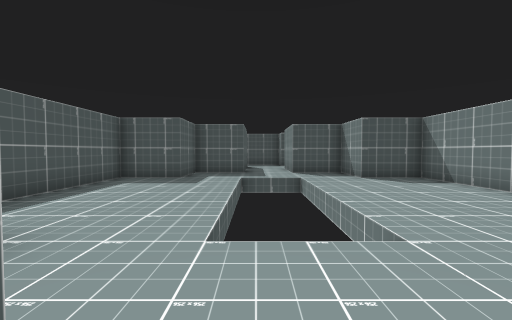
[1] (above)

21 first-person views from a walk through a scene from a Unity 3-D project. The camera is 1.4 m above the floor, tilts 2° down and sees 90° across. The floor is counted in squares, 1.57 m on a side. Each view is taken from the middle of a square. On the plan, view 1 faces up. The plan holds only what a view shows up to about 10 squares ahead; the rest is blank. The place goes on beyond the plan. The player is left out.

[2]
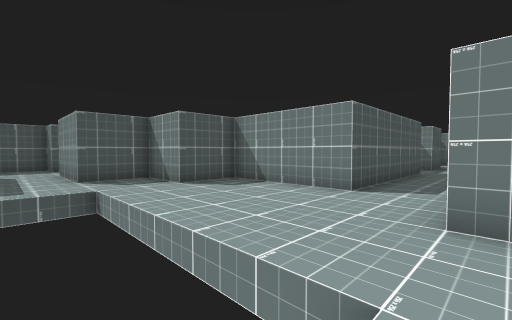

[3]
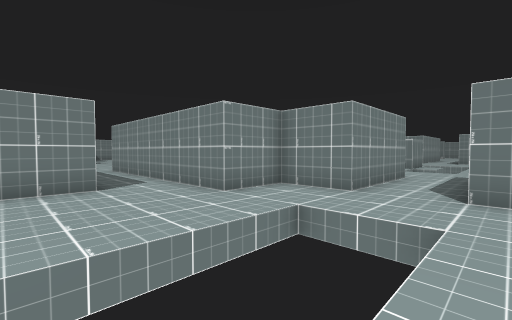

[4]
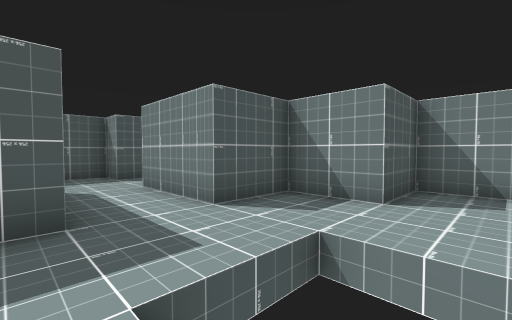

[5]
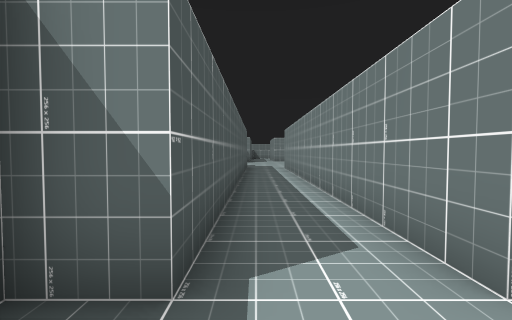

[6]
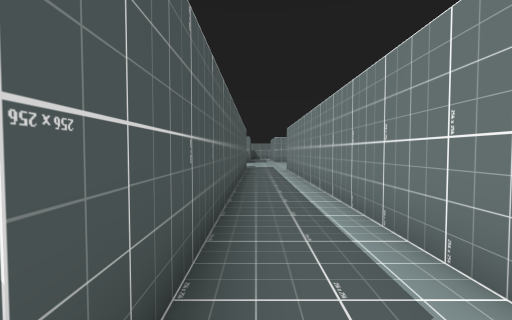

[7]
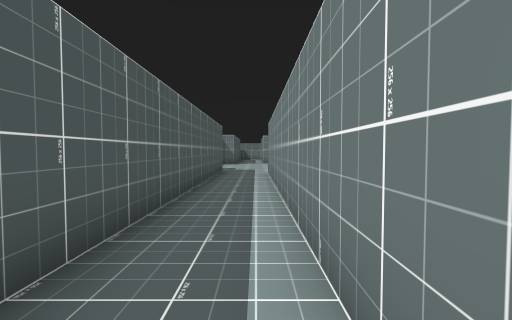

[8]
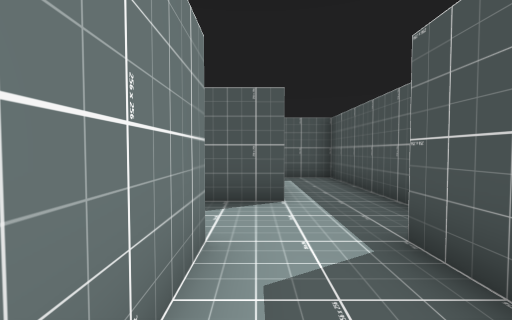

[9]
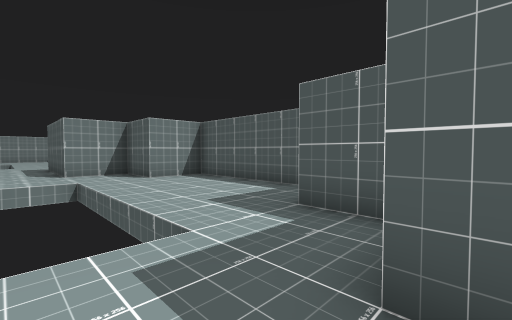

[10]
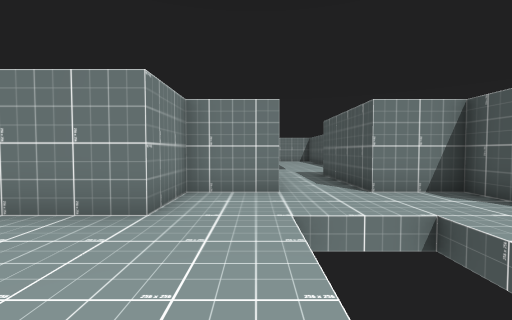

[11]
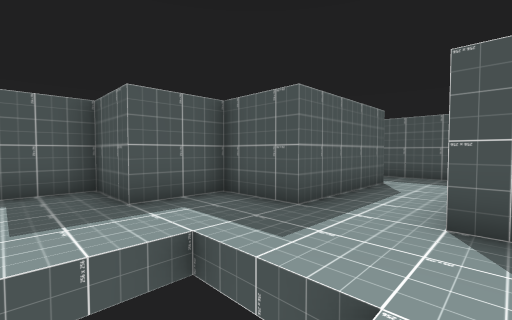

[12]
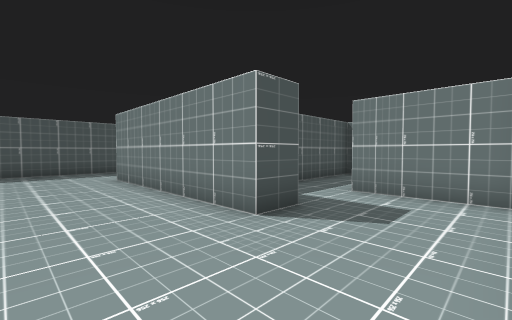

[13]
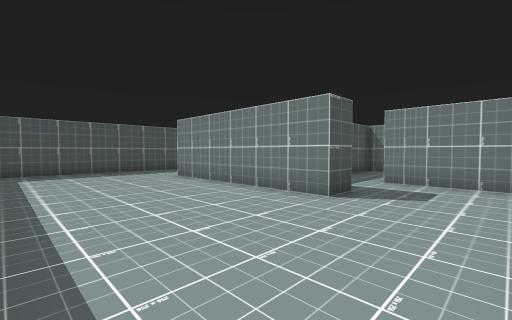

[14]
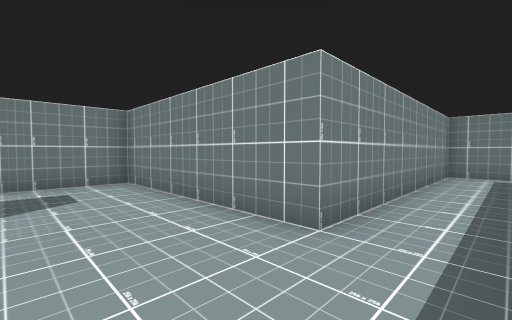

[15]
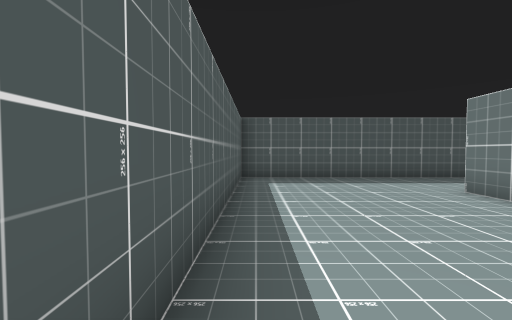

[16]
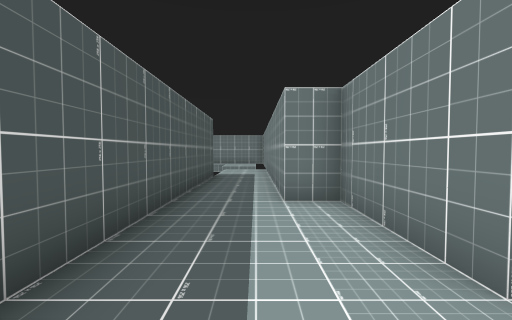

[17]
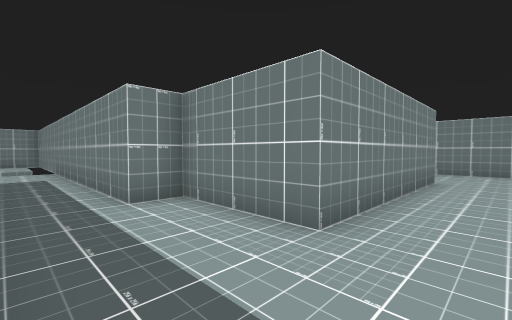

[18]
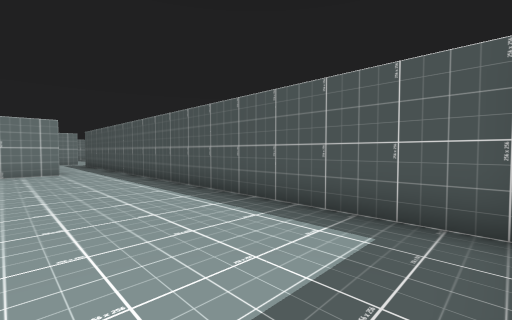

[19]
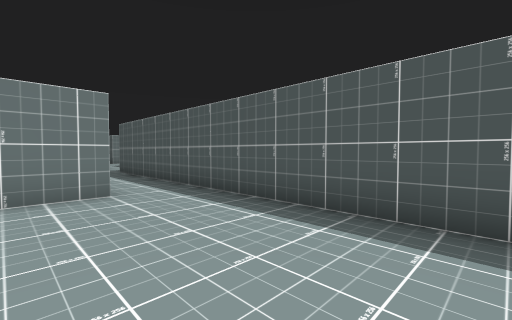

[20]
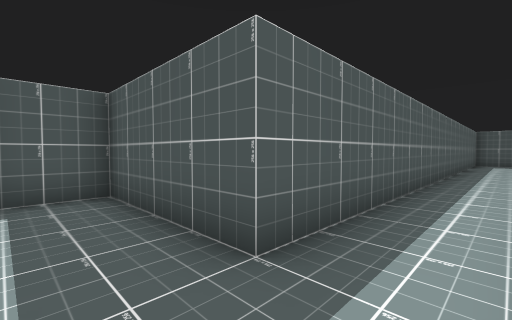

[21]
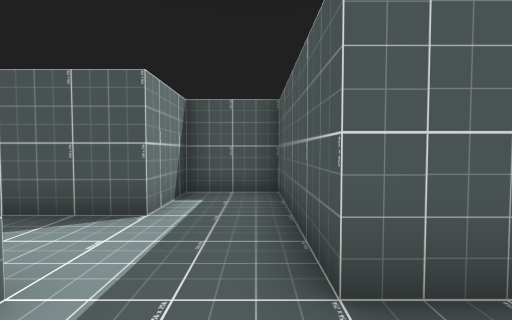

### Floor plan
Points are (right, up) in squares from view 1. A wall is a line through its corners. A room is listed if a view was taken in it or the views show most of it. See-through windows are left out.
Room 1 (views 1, 2, 5, 6, 7, 8, 9, 10, 11)
walls: (-0.5, 14.6) (-0.5, 10.5) (-2.5, 10.5) (-2.5, 8.5); (-2.5, 2.5) (-2.5, 0.5) (-0.5, 0.5) (-0.5, -3.5); (10.5, 4.5) (5.5, 4.5) (5.5, 8.5) (3.5, 8.5) (3.5, 10.5) (1.5, 10.5) (1.5, 13.5) (10.5, 13.5); (10.5, 15.5) (1.5, 15.5) (1.5, 16.5) (-2.5, 16.5); (1.5, -3.6) (1.5, 0.5) (3.5, 0.5) (3.5, 2.5) (9.6, 2.5)
ways out: opening at (-1.5, 2) to room 2; opening at (-1.5, 8.5) to room 2; opening at (-1.5, 15.5) to room 3; opening at (0.5, -4)
Room 2 (views 3, 4)
walls: (-2.5, 8.5) (-4.5, 8.5) (-4.5, 2.5) (-2.5, 2.5)
ways out: opening at (-1.5, 2) to room 1; opening at (-1.5, 8.5) to room 1
Room 3 (views 12, 13, 14, 15, 16, 17, 18, 19, 20, 21)
walls: (-4.5, 14.5) (-5.5, 14.5) (-5.5, 20.5) (-2.5, 20.5) (-2.5, 21.5) (5.8, 21.5); (-2.5, 16.5) (-4.5, 16.5) (-4.5, 14.9); (-10.5, 23.1) (-10.5, 5.5) (-14.5, 5.5) (-14.5, 3.5) (-12.5, 3.5) (-12.5, 1.5); (2, 23.5) (-10.5, 23.5); (-10.5, 3.5) (-8.5, 3.5) (-8.5, 11.5) (-2.5, 11.5) (-2.5, 14.5)
ways out: opening at (-1.5, 15.5) to room 1; opening at (-11.5, 2.5)

Positions as (right, up) in squares from view 1, and headings:
1: (0, 0), facing up
2: (0, 2), facing up-right
3: (-1, 6), facing down-right
4: (-1, 7), facing up-right
5: (0, 15), facing right
6: (1, 15), facing right
7: (3, 14), facing right
8: (4, 14), facing left
9: (1, 11), facing down-left
10: (2, 6), facing down
11: (2, 7), facing up-left
12: (-8, 12), facing up-right
13: (-10, 12), facing up-right
14: (-10, 14), facing down-right
15: (-10, 15), facing up
16: (-7, 22), facing right
17: (-7, 23), facing down-right
18: (-7, 23), facing down-left
19: (-7, 17), facing down-left
20: (-9, 4), facing up-left
21: (-9, 5), facing left
